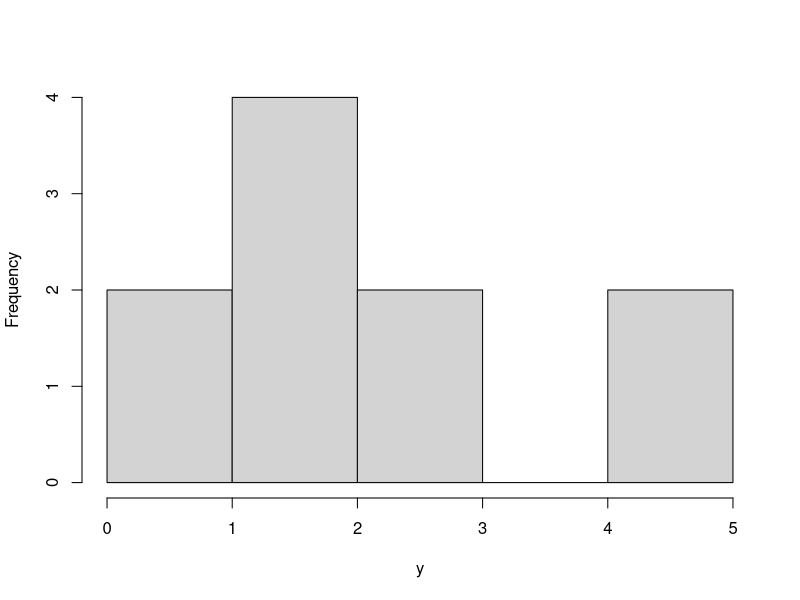
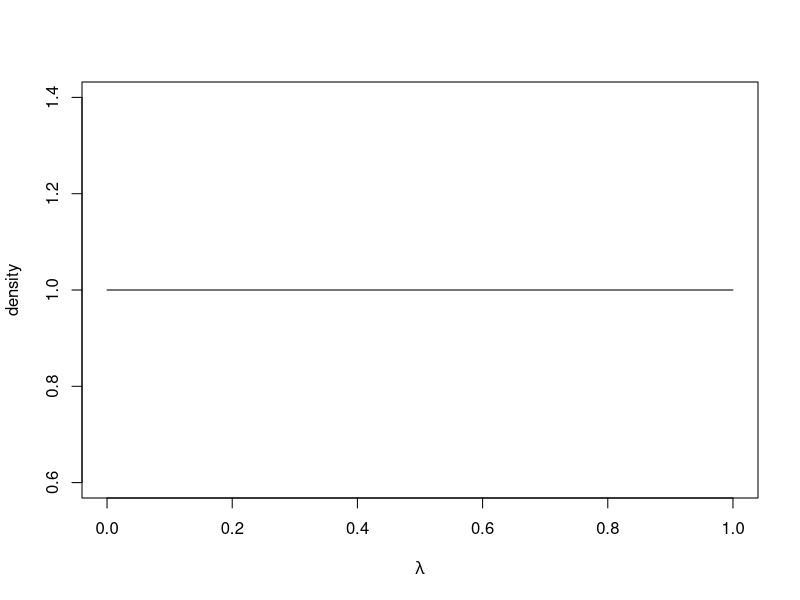
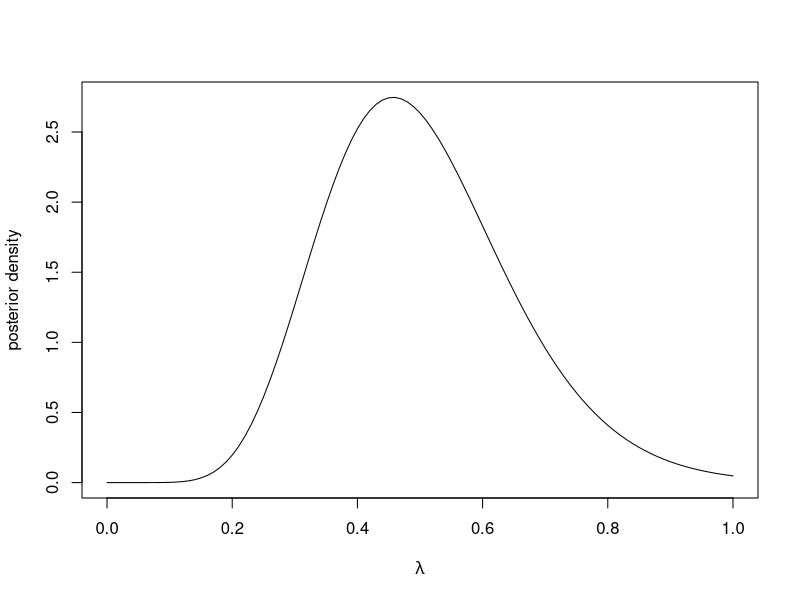

Source code (R) for these figures, in order:
#The posterior distribution is proportion to 
# \lambda^{N + \alpha - 1}*(1-\lambda)^{\beta - 1}*exp{-lambda*sum(y)}


# View Data ---------------------------------------------------------------

y <- c(1.95, 1.46, 4.81, 1.52, 4.24, 3.00, 0.46, 2.27, 1.76, 0.41)
hist(y, main = "", xlab = "y")
N <- length(y)


# Set Up Likelihood Function ----------------------------------------------
lambda <- seq(0, 1, 0.01) #grid of lambda values
likelihood.function <- function(lambda, y) prod(dexp(y, lambda)) #compute likelihood
log.likelihood.function  <- function(lambda, y) sum(dexp(y, lambda, log = TRUE)) #compute loglikelihood
likelihood <- sapply(lambda,  likelihood.function, y) #evaluate at grid of points
log.likelihood <- sapply(lambda,  log.likelihood.function, y) #evaluate at grid of points


# Set Up Prior Computationally  ------------------------------------------------------------
prior    <- dbeta(lambda, 1, 1)
log.prior <- dbeta(lambda, 1, 1, log = TRUE)
plot(lambda, prior, type = 'l', xlab = expression(lambda), ylab = "density")


# Construct Posterior Distribution Computationally ----------------------------------------
posterior <- prior*likelihood
integrating.factor <- 0.5*0.01*(posterior[1] + posterior[10] + 2*sum(posterior[-c(1, 10)])) #Using trapezium rule
posterior <- posterior/integrating.factor #normalise
plot(lambda, posterior, type = 'l', xlab = expression(lambda), 
     ylab = "posterior density")
